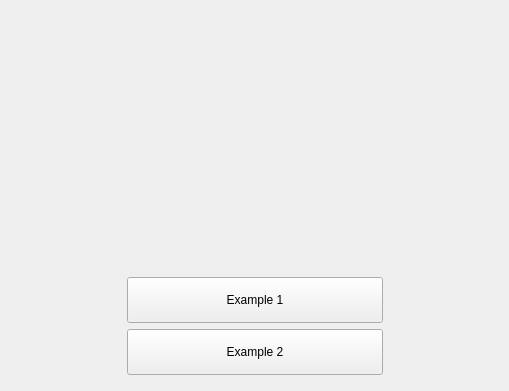
<?xml version="1.0" encoding="UTF-8"?>
<ui version="4.0">
 <class>BigFourWidget</class>
 <widget class="QWidget" name="BigFourWidget">
  <property name="geometry">
   <rect>
    <x>0</x>
    <y>0</y>
    <width>509</width>
    <height>391</height>
   </rect>
  </property>
  <property name="windowTitle">
   <string>CasparCG Demo</string>
  </property>
  <layout class="QVBoxLayout" name="verticalLayout_2">
   <item>
    <layout class="QGridLayout" name="gridLayout">
     <item row="0" column="1">
      <spacer name="verticalSpacerTop">
       <property name="orientation">
        <enum>Qt::Vertical</enum>
       </property>
       <property name="sizeHint" stdset="0">
        <size>
         <width>20</width>
         <height>40</height>
        </size>
       </property>
      </spacer>
     </item>
     <item row="1" column="0">
      <spacer name="horizontalSpacerLeft">
       <property name="orientation">
        <enum>Qt::Horizontal</enum>
       </property>
       <property name="sizeHint" stdset="0">
        <size>
         <width>40</width>
         <height>20</height>
        </size>
       </property>
      </spacer>
     </item>
     <item row="1" column="2">
      <spacer name="horizontalSpacerRight">
       <property name="orientation">
        <enum>Qt::Horizontal</enum>
       </property>
       <property name="sizeHint" stdset="0">
        <size>
         <width>40</width>
         <height>20</height>
        </size>
       </property>
      </spacer>
     </item>
     <item row="2" column="1">
      <spacer name="verticalSpacerBottom">
       <property name="orientation">
        <enum>Qt::Vertical</enum>
       </property>
       <property name="sizeHint" stdset="0">
        <size>
         <width>20</width>
         <height>40</height>
        </size>
       </property>
      </spacer>
     </item>
     <item row="1" column="1">
      <layout class="QVBoxLayout" name="verticalLayout">
       <item>
        <widget class="QLabel" name="labelPicture">
         <property name="minimumSize">
          <size>
           <width>256</width>
           <height>256</height>
          </size>
         </property>
         <property name="text">
          <string/>
         </property>
         <property name="pixmap">
          <pixmap resource="Resource.qrc">:/Graphics/Images/Picture.png</pixmap>
         </property>
         <property name="scaledContents">
          <bool>true</bool>
         </property>
         <property name="alignment">
          <set>Qt::AlignCenter</set>
         </property>
        </widget>
       </item>
       <item>
        <widget class="QPushButton" name="pushButtonExample1">
         <property name="minimumSize">
          <size>
           <width>0</width>
           <height>46</height>
          </size>
         </property>
         <property name="text">
          <string>Example 1</string>
         </property>
        </widget>
       </item>
       <item>
        <widget class="QPushButton" name="pushButtonExample2">
         <property name="minimumSize">
          <size>
           <width>0</width>
           <height>46</height>
          </size>
         </property>
         <property name="text">
          <string>Example 2</string>
         </property>
        </widget>
       </item>
      </layout>
     </item>
    </layout>
   </item>
  </layout>
  <action name="actionExit">
   <property name="text">
    <string>Exit</string>
   </property>
  </action>
  <action name="actionSettings">
   <property name="text">
    <string>Settings</string>
   </property>
  </action>
 </widget>
 <resources>
  <include location="Resource.qrc"/>
 </resources>
 <connections/>
</ui>
